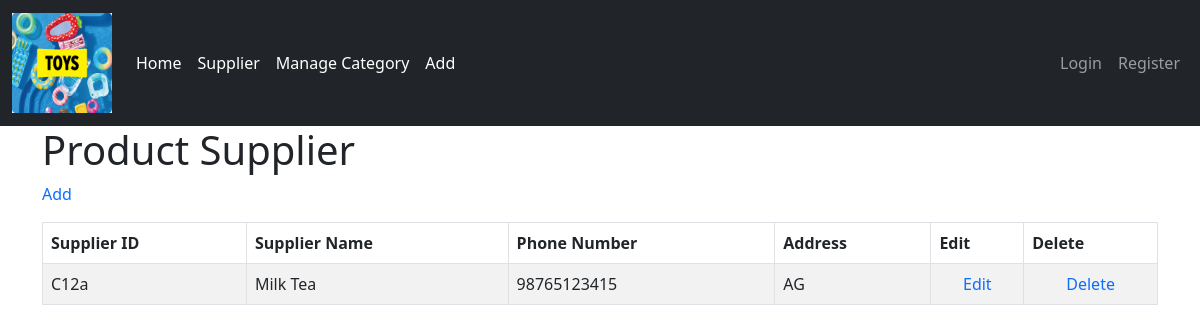
Page /SupManagement.php on the committed database.
### tables this page shows
CREATE TABLE `supplier` (
  `supID` varchar(11) NOT NULL,
  `supName` varchar(100) NOT NULL,
  `PhoneNumber` varchar(100) NOT NULL,
  `Address` varchar(100) NOT NULL
);

### SupManagement.php (the view, shortened to what this page needs)
<?php
include_once 'header.php';
?>
<body>
    <div id="main" class="container">
        <div className="page-heading pb-2 mt-4 mb-2 ">
        <h1>Product Supplier</h1>
        </div>
        <form name="frm" method="post" action="">
        <p>
       <a href="Supplier.php" class="text-decoration-none"> Add</a>
        </p>
        <table id="tablesupplier" class="table table-striped table-bordered" cellspacing="0" width="100%">
            <thead>
                <tr>
                    <th><strong>Supplier ID</strong></th>
                    <th><strong>Supplier Name</strong></th>
                    <th><strong>Phone Number</strong></th>
                    <th><strong>Address</strong></th>
                    <th><strong>Edit</strong></th>
                    <th><strong>Delete</strong></th>
                </tr>
             </thead>
			<tbody>
            <?php
                    $conn = new Connect();
                    $db_link = $conn->connectToMySQL();
                    $sql = "select * from supplier";
                    $re = $db_link->query($sql);
                    while ($row = $re->fetch_assoc()):
            ?>
		<tr>
        <td><?=$row['supID']?></td>
        <td><?=$row['supName']?></td>
        <td><?=$row['PhoneNumber']?></td>
        <td><?=$row['Address']?></td>
        <td style = 'text-align:center'><a href="Supplier.php?sid=<?=$row['supID']?>"
        class="text-decoration-none">Edit</a></td>
        <td style = 'text-align:center'><a href="DeleteSup.php?sid=<?=$row['supID']?>"
        class="text-decoration-none">Delete</a></td>
            </tr>
            <?php
                endwhile;
            ?>
			</tbody>
        </table>
 </form>
    </div>
</body>
</html>

### rows in the picture
supplier: supID "C12a", supName "Milk Tea", PhoneNumber "98765123415", Address "AG"
